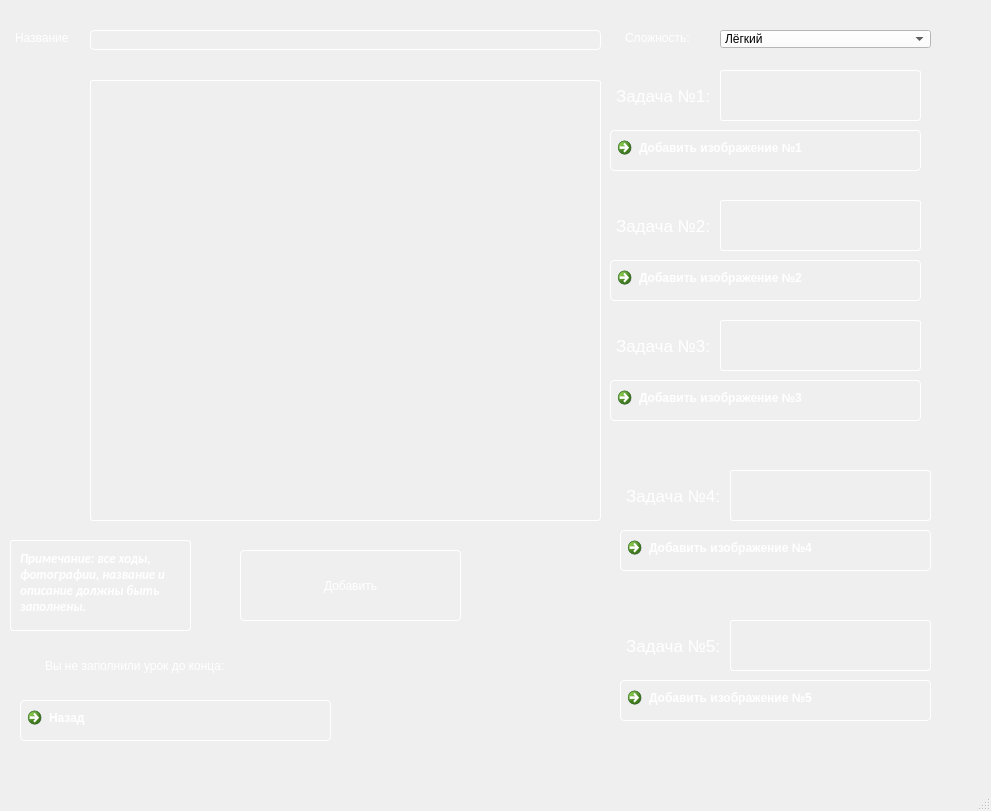
<?xml version="1.0" encoding="UTF-8"?>
<ui version="4.0">
 <class>MainWindow</class>
 <widget class="QMainWindow" name="MainWindow">
  <property name="geometry">
   <rect>
    <x>0</x>
    <y>0</y>
    <width>991</width>
    <height>811</height>
   </rect>
  </property>
  <property name="windowTitle">
   <string>MainWindow</string>
  </property>
  <widget class="QWidget" name="centralwidget">
   <widget class="QLineEdit" name="name">
    <property name="geometry">
     <rect>
      <x>90</x>
      <y>30</y>
      <width>511</width>
      <height>20</height>
     </rect>
    </property>
    <property name="styleSheet">
     <string notr="true">QLineEdit {
    background: transparent;    /* Прозрачный фон */
    color: white;              /* Белый текст */
    border: 1px solid white;   /* Белая рамка */
    border-radius: 4px;        /* Закругленные углы */
    padding: 5px 10px;         /* Отступы внутри */
}

/* Эффекты при взаимодействии */
QLineEdit:hover {
    border: 1px solid #cccccc; /* Светлая рамка при наведении */
}

QLineEdit:focus {
    border: 1px solid #ffffff; /* Яркая рамка при фокусе */
}</string>
    </property>
   </widget>
   <widget class="QLabel" name="label">
    <property name="geometry">
     <rect>
      <x>10</x>
      <y>30</y>
      <width>61</width>
      <height>16</height>
     </rect>
    </property>
    <property name="styleSheet">
     <string notr="true">QLabel {
    background: transparent;  /* Прозрачный фон */
    color: white;            /* Белый текст */
    border: none;           /* Без рамки */
    padding: 2px;           /* Небольшой отступ */
}

/* Для QLabel с картинкой (если нужно) */
QLabel[hasImage=&quot;true&quot;] {
    qproperty-alignment: AlignCenter;  /* Выравнивание по центру */
}</string>
    </property>
    <property name="text">
     <string>Название</string>
    </property>
   </widget>
   <widget class="QTextEdit" name="info">
    <property name="geometry">
     <rect>
      <x>90</x>
      <y>80</y>
      <width>511</width>
      <height>441</height>
     </rect>
    </property>
    <property name="styleSheet">
     <string notr="true">/* Основной стиль текстового поля */
QTextEdit {
    background: transparent;    /* Полностью прозрачный фон */
    color: white;              /* Белый текст */
    border: 1px solid white;   /* Четкая белая граница */
    border-radius: 3px;        /* Легкое скругление углов */
    padding: 5px;             /* Отступ текста от границ */
}

/* Стиль при фокусе (граница становится ярче) */
QTextEdit:focus {
    border: 1px solid #ffffff; /* Ярко-белая граница */
}

/* Стиль полосы прокрутки (необязательно) */
QScrollBar:vertical {
    background: transparent;
    width: 8px;
}
QScrollBar::handle:vertical {
    background: rgba(255, 255, 255, 0.3);
}</string>
    </property>
   </widget>
   <widget class="QComboBox" name="diff">
    <property name="geometry">
     <rect>
      <x>720</x>
      <y>30</y>
      <width>211</width>
      <height>18</height>
     </rect>
    </property>
    <property name="font">
     <font>
      <family>Yu Gothic UI</family>
     </font>
    </property>
    <property name="styleSheet">
     <string notr="true">background-color: rgb(255, 255, 255);</string>
    </property>
    <item>
     <property name="text">
      <string>Лёгкий</string>
     </property>
    </item>
    <item>
     <property name="text">
      <string>Нормальный</string>
     </property>
    </item>
    <item>
     <property name="text">
      <string>Сложный</string>
     </property>
    </item>
   </widget>
   <widget class="QLabel" name="label_2">
    <property name="geometry">
     <rect>
      <x>620</x>
      <y>30</y>
      <width>71</width>
      <height>16</height>
     </rect>
    </property>
    <property name="styleSheet">
     <string notr="true">QLabel {
    background: transparent;  /* Прозрачный фон */
    color: white;            /* Белый текст */
    border: none;           /* Без рамки */
    padding: 2px;           /* Небольшой отступ */
}

/* Для QLabel с картинкой (если нужно) */
QLabel[hasImage=&quot;true&quot;] {
    qproperty-alignment: AlignCenter;  /* Выравнивание по центру */
}</string>
    </property>
    <property name="text">
     <string>Сложность:</string>
    </property>
   </widget>
   <widget class="QTextEdit" name="xod1">
    <property name="enabled">
     <bool>true</bool>
    </property>
    <property name="geometry">
     <rect>
      <x>720</x>
      <y>70</y>
      <width>201</width>
      <height>51</height>
     </rect>
    </property>
    <property name="styleSheet">
     <string notr="true">/* Основной стиль текстового поля */
QTextEdit {
    background: transparent;    /* Полностью прозрачный фон */
    color: white;              /* Белый текст */
    border: 1px solid white;   /* Четкая белая граница */
    border-radius: 3px;        /* Легкое скругление углов */
    padding: 5px;             /* Отступ текста от границ */
}

/* Стиль при фокусе (граница становится ярче) */
QTextEdit:focus {
    border: 1px solid #ffffff; /* Ярко-белая граница */
}

/* Стиль полосы прокрутки (необязательно) */
QScrollBar:vertical {
    background: transparent;
    width: 8px;
}
QScrollBar::handle:vertical {
    background: rgba(255, 255, 255, 0.3);
}</string>
    </property>
    <property name="html">
     <string>&lt;!DOCTYPE HTML PUBLIC &quot;-//W3C//DTD HTML 4.0//EN&quot; &quot;http://www.w3.org/TR/REC-html40/strict.dtd&quot;&gt;
&lt;html&gt;&lt;head&gt;&lt;meta name=&quot;qrichtext&quot; content=&quot;1&quot; /&gt;&lt;style type=&quot;text/css&quot;&gt;
p, li { white-space: pre-wrap; }
&lt;/style&gt;&lt;/head&gt;&lt;body style=&quot; font-family:'MS Shell Dlg 2'; font-size:8.25pt; font-weight:400; font-style:normal;&quot;&gt;
&lt;p style=&quot;-qt-paragraph-type:empty; margin-top:0px; margin-bottom:0px; margin-left:0px; margin-right:0px; -qt-block-indent:0; text-indent:0px;&quot;&gt;&lt;br /&gt;&lt;/p&gt;&lt;/body&gt;&lt;/html&gt;</string>
    </property>
   </widget>
   <widget class="QCommandLinkButton" name="commandLinkButton1">
    <property name="geometry">
     <rect>
      <x>610</x>
      <y>130</y>
      <width>311</width>
      <height>41</height>
     </rect>
    </property>
    <property name="styleSheet">
     <string notr="true">QPushButton {
    background: transparent;    /* Полная прозрачность фона */
    color: white;              /* Белый текст */
    border: 1px solid white;   /* Белая рамка (опционально) */
    border-radius: 4px;        /* Закругленные углы */
    padding: 5px 10px;         /* Отступы внутри кнопки */
}

/* Эффект при наведении курсора */
QPushButton:hover {
    background: rgba(255, 255, 255, 0.1);  /* Легкая подсветка */
}

/* Эффект при нажатии */
QPushButton:pressed {
    background: rgba(255, 255, 255, 0.2);  /* Затемнение */
}</string>
    </property>
    <property name="text">
     <string>Добавить изображение №1</string>
    </property>
    <property name="icon">
     <iconset>
      <normaloff>../sup/plus.png</normaloff>../sup/plus.png</iconset>
    </property>
    <property name="iconSize">
     <size>
      <width>50</width>
      <height>50</height>
     </size>
    </property>
   </widget>
   <widget class="QLabel" name="label_3">
    <property name="geometry">
     <rect>
      <x>610</x>
      <y>80</y>
      <width>101</width>
      <height>31</height>
     </rect>
    </property>
    <property name="font">
     <font>
      <pointsize>13</pointsize>
     </font>
    </property>
    <property name="styleSheet">
     <string notr="true">QLabel {
    background: transparent;  /* Прозрачный фон */
    color: white;            /* Белый текст */
    border: none;           /* Без рамки */
    padding: 2px;           /* Небольшой отступ */
}

/* Для QLabel с картинкой (если нужно) */
QLabel[hasImage=&quot;true&quot;] {
    qproperty-alignment: AlignCenter;  /* Выравнивание по центру */
}</string>
    </property>
    <property name="text">
     <string>Задача №1:</string>
    </property>
   </widget>
   <widget class="QTextEdit" name="xod2">
    <property name="enabled">
     <bool>true</bool>
    </property>
    <property name="geometry">
     <rect>
      <x>720</x>
      <y>200</y>
      <width>201</width>
      <height>51</height>
     </rect>
    </property>
    <property name="styleSheet">
     <string notr="true">/* Основной стиль текстового поля */
QTextEdit {
    background: transparent;    /* Полностью прозрачный фон */
    color: white;              /* Белый текст */
    border: 1px solid white;   /* Четкая белая граница */
    border-radius: 3px;        /* Легкое скругление углов */
    padding: 5px;             /* Отступ текста от границ */
}

/* Стиль при фокусе (граница становится ярче) */
QTextEdit:focus {
    border: 1px solid #ffffff; /* Ярко-белая граница */
}

/* Стиль полосы прокрутки (необязательно) */
QScrollBar:vertical {
    background: transparent;
    width: 8px;
}
QScrollBar::handle:vertical {
    background: rgba(255, 255, 255, 0.3);
}</string>
    </property>
    <property name="html">
     <string>&lt;!DOCTYPE HTML PUBLIC &quot;-//W3C//DTD HTML 4.0//EN&quot; &quot;http://www.w3.org/TR/REC-html40/strict.dtd&quot;&gt;
&lt;html&gt;&lt;head&gt;&lt;meta name=&quot;qrichtext&quot; content=&quot;1&quot; /&gt;&lt;style type=&quot;text/css&quot;&gt;
p, li { white-space: pre-wrap; }
&lt;/style&gt;&lt;/head&gt;&lt;body style=&quot; font-family:'MS Shell Dlg 2'; font-size:8.25pt; font-weight:400; font-style:normal;&quot;&gt;
&lt;p style=&quot;-qt-paragraph-type:empty; margin-top:0px; margin-bottom:0px; margin-left:0px; margin-right:0px; -qt-block-indent:0; text-indent:0px;&quot;&gt;&lt;br /&gt;&lt;/p&gt;&lt;/body&gt;&lt;/html&gt;</string>
    </property>
   </widget>
   <widget class="QLabel" name="label_4">
    <property name="geometry">
     <rect>
      <x>610</x>
      <y>210</y>
      <width>101</width>
      <height>31</height>
     </rect>
    </property>
    <property name="font">
     <font>
      <pointsize>13</pointsize>
     </font>
    </property>
    <property name="styleSheet">
     <string notr="true">QLabel {
    background: transparent;  /* Прозрачный фон */
    color: white;            /* Белый текст */
    border: none;           /* Без рамки */
    padding: 2px;           /* Небольшой отступ */
}

/* Для QLabel с картинкой (если нужно) */
QLabel[hasImage=&quot;true&quot;] {
    qproperty-alignment: AlignCenter;  /* Выравнивание по центру */
}</string>
    </property>
    <property name="text">
     <string>Задача №2:</string>
    </property>
   </widget>
   <widget class="QCommandLinkButton" name="commandLinkButton2">
    <property name="geometry">
     <rect>
      <x>610</x>
      <y>260</y>
      <width>311</width>
      <height>41</height>
     </rect>
    </property>
    <property name="styleSheet">
     <string notr="true">QPushButton {
    background: transparent;    /* Полная прозрачность фона */
    color: white;              /* Белый текст */
    border: 1px solid white;   /* Белая рамка (опционально) */
    border-radius: 4px;        /* Закругленные углы */
    padding: 5px 10px;         /* Отступы внутри кнопки */
}

/* Эффект при наведении курсора */
QPushButton:hover {
    background: rgba(255, 255, 255, 0.1);  /* Легкая подсветка */
}

/* Эффект при нажатии */
QPushButton:pressed {
    background: rgba(255, 255, 255, 0.2);  /* Затемнение */
}</string>
    </property>
    <property name="text">
     <string>Добавить изображение №2</string>
    </property>
    <property name="icon">
     <iconset>
      <normaloff>../sup/plus.png</normaloff>../sup/plus.png</iconset>
    </property>
    <property name="iconSize">
     <size>
      <width>50</width>
      <height>50</height>
     </size>
    </property>
   </widget>
   <widget class="QTextEdit" name="xod3">
    <property name="enabled">
     <bool>true</bool>
    </property>
    <property name="geometry">
     <rect>
      <x>720</x>
      <y>320</y>
      <width>201</width>
      <height>51</height>
     </rect>
    </property>
    <property name="styleSheet">
     <string notr="true">/* Основной стиль текстового поля */
QTextEdit {
    background: transparent;    /* Полностью прозрачный фон */
    color: white;              /* Белый текст */
    border: 1px solid white;   /* Четкая белая граница */
    border-radius: 3px;        /* Легкое скругление углов */
    padding: 5px;             /* Отступ текста от границ */
}

/* Стиль при фокусе (граница становится ярче) */
QTextEdit:focus {
    border: 1px solid #ffffff; /* Ярко-белая граница */
}

/* Стиль полосы прокрутки (необязательно) */
QScrollBar:vertical {
    background: transparent;
    width: 8px;
}
QScrollBar::handle:vertical {
    background: rgba(255, 255, 255, 0.3);
}</string>
    </property>
    <property name="html">
     <string>&lt;!DOCTYPE HTML PUBLIC &quot;-//W3C//DTD HTML 4.0//EN&quot; &quot;http://www.w3.org/TR/REC-html40/strict.dtd&quot;&gt;
&lt;html&gt;&lt;head&gt;&lt;meta name=&quot;qrichtext&quot; content=&quot;1&quot; /&gt;&lt;style type=&quot;text/css&quot;&gt;
p, li { white-space: pre-wrap; }
&lt;/style&gt;&lt;/head&gt;&lt;body style=&quot; font-family:'MS Shell Dlg 2'; font-size:8.25pt; font-weight:400; font-style:normal;&quot;&gt;
&lt;p style=&quot;-qt-paragraph-type:empty; margin-top:0px; margin-bottom:0px; margin-left:0px; margin-right:0px; -qt-block-indent:0; text-indent:0px;&quot;&gt;&lt;br /&gt;&lt;/p&gt;&lt;/body&gt;&lt;/html&gt;</string>
    </property>
   </widget>
   <widget class="QLabel" name="label_5">
    <property name="geometry">
     <rect>
      <x>610</x>
      <y>330</y>
      <width>101</width>
      <height>31</height>
     </rect>
    </property>
    <property name="font">
     <font>
      <pointsize>13</pointsize>
     </font>
    </property>
    <property name="styleSheet">
     <string notr="true">QLabel {
    background: transparent;  /* Прозрачный фон */
    color: white;            /* Белый текст */
    border: none;           /* Без рамки */
    padding: 2px;           /* Небольшой отступ */
}

/* Для QLabel с картинкой (если нужно) */
QLabel[hasImage=&quot;true&quot;] {
    qproperty-alignment: AlignCenter;  /* Выравнивание по центру */
}</string>
    </property>
    <property name="text">
     <string>Задача №3:</string>
    </property>
   </widget>
   <widget class="QCommandLinkButton" name="commandLinkButton3">
    <property name="geometry">
     <rect>
      <x>610</x>
      <y>380</y>
      <width>311</width>
      <height>41</height>
     </rect>
    </property>
    <property name="styleSheet">
     <string notr="true">QPushButton {
    background: transparent;    /* Полная прозрачность фона */
    color: white;              /* Белый текст */
    border: 1px solid white;   /* Белая рамка (опционально) */
    border-radius: 4px;        /* Закругленные углы */
    padding: 5px 10px;         /* Отступы внутри кнопки */
}

/* Эффект при наведении курсора */
QPushButton:hover {
    background: rgba(255, 255, 255, 0.1);  /* Легкая подсветка */
}

/* Эффект при нажатии */
QPushButton:pressed {
    background: rgba(255, 255, 255, 0.2);  /* Затемнение */
}</string>
    </property>
    <property name="text">
     <string>Добавить изображение №3</string>
    </property>
    <property name="icon">
     <iconset>
      <normaloff>../sup/plus.png</normaloff>../sup/plus.png</iconset>
    </property>
    <property name="iconSize">
     <size>
      <width>50</width>
      <height>50</height>
     </size>
    </property>
   </widget>
   <widget class="QTextEdit" name="xod4">
    <property name="enabled">
     <bool>true</bool>
    </property>
    <property name="geometry">
     <rect>
      <x>730</x>
      <y>470</y>
      <width>201</width>
      <height>51</height>
     </rect>
    </property>
    <property name="styleSheet">
     <string notr="true">/* Основной стиль текстового поля */
QTextEdit {
    background: transparent;    /* Полностью прозрачный фон */
    color: white;              /* Белый текст */
    border: 1px solid white;   /* Четкая белая граница */
    border-radius: 3px;        /* Легкое скругление углов */
    padding: 5px;             /* Отступ текста от границ */
}

/* Стиль при фокусе (граница становится ярче) */
QTextEdit:focus {
    border: 1px solid #ffffff; /* Ярко-белая граница */
}

/* Стиль полосы прокрутки (необязательно) */
QScrollBar:vertical {
    background: transparent;
    width: 8px;
}
QScrollBar::handle:vertical {
    background: rgba(255, 255, 255, 0.3);
}</string>
    </property>
    <property name="html">
     <string>&lt;!DOCTYPE HTML PUBLIC &quot;-//W3C//DTD HTML 4.0//EN&quot; &quot;http://www.w3.org/TR/REC-html40/strict.dtd&quot;&gt;
&lt;html&gt;&lt;head&gt;&lt;meta name=&quot;qrichtext&quot; content=&quot;1&quot; /&gt;&lt;style type=&quot;text/css&quot;&gt;
p, li { white-space: pre-wrap; }
&lt;/style&gt;&lt;/head&gt;&lt;body style=&quot; font-family:'MS Shell Dlg 2'; font-size:8.25pt; font-weight:400; font-style:normal;&quot;&gt;
&lt;p style=&quot;-qt-paragraph-type:empty; margin-top:0px; margin-bottom:0px; margin-left:0px; margin-right:0px; -qt-block-indent:0; text-indent:0px;&quot;&gt;&lt;br /&gt;&lt;/p&gt;&lt;/body&gt;&lt;/html&gt;</string>
    </property>
   </widget>
   <widget class="QLabel" name="label_6">
    <property name="geometry">
     <rect>
      <x>620</x>
      <y>480</y>
      <width>101</width>
      <height>31</height>
     </rect>
    </property>
    <property name="font">
     <font>
      <pointsize>13</pointsize>
     </font>
    </property>
    <property name="styleSheet">
     <string notr="true">QLabel {
    background: transparent;  /* Прозрачный фон */
    color: white;            /* Белый текст */
    border: none;           /* Без рамки */
    padding: 2px;           /* Небольшой отступ */
}

/* Для QLabel с картинкой (если нужно) */
QLabel[hasImage=&quot;true&quot;] {
    qproperty-alignment: AlignCenter;  /* Выравнивание по центру */
}</string>
    </property>
    <property name="text">
     <string>Задача №4:</string>
    </property>
   </widget>
   <widget class="QTextEdit" name="xod5">
    <property name="enabled">
     <bool>true</bool>
    </property>
    <property name="geometry">
     <rect>
      <x>730</x>
      <y>620</y>
      <width>201</width>
      <height>51</height>
     </rect>
    </property>
    <property name="styleSheet">
     <string notr="true">/* Основной стиль текстового поля */
QTextEdit {
    background: transparent;    /* Полностью прозрачный фон */
    color: white;              /* Белый текст */
    border: 1px solid white;   /* Четкая белая граница */
    border-radius: 3px;        /* Легкое скругление углов */
    padding: 5px;             /* Отступ текста от границ */
}

/* Стиль при фокусе (граница становится ярче) */
QTextEdit:focus {
    border: 1px solid #ffffff; /* Ярко-белая граница */
}

/* Стиль полосы прокрутки (необязательно) */
QScrollBar:vertical {
    background: transparent;
    width: 8px;
}
QScrollBar::handle:vertical {
    background: rgba(255, 255, 255, 0.3);
}</string>
    </property>
    <property name="html">
     <string>&lt;!DOCTYPE HTML PUBLIC &quot;-//W3C//DTD HTML 4.0//EN&quot; &quot;http://www.w3.org/TR/REC-html40/strict.dtd&quot;&gt;
&lt;html&gt;&lt;head&gt;&lt;meta name=&quot;qrichtext&quot; content=&quot;1&quot; /&gt;&lt;style type=&quot;text/css&quot;&gt;
p, li { white-space: pre-wrap; }
&lt;/style&gt;&lt;/head&gt;&lt;body style=&quot; font-family:'MS Shell Dlg 2'; font-size:8.25pt; font-weight:400; font-style:normal;&quot;&gt;
&lt;p style=&quot;-qt-paragraph-type:empty; margin-top:0px; margin-bottom:0px; margin-left:0px; margin-right:0px; -qt-block-indent:0; text-indent:0px;&quot;&gt;&lt;br /&gt;&lt;/p&gt;&lt;/body&gt;&lt;/html&gt;</string>
    </property>
   </widget>
   <widget class="QLabel" name="label_7">
    <property name="geometry">
     <rect>
      <x>620</x>
      <y>630</y>
      <width>101</width>
      <height>31</height>
     </rect>
    </property>
    <property name="font">
     <font>
      <pointsize>13</pointsize>
     </font>
    </property>
    <property name="styleSheet">
     <string notr="true">QLabel {
    background: transparent;  /* Прозрачный фон */
    color: white;            /* Белый текст */
    border: none;           /* Без рамки */
    padding: 2px;           /* Небольшой отступ */
}

/* Для QLabel с картинкой (если нужно) */
QLabel[hasImage=&quot;true&quot;] {
    qproperty-alignment: AlignCenter;  /* Выравнивание по центру */
}</string>
    </property>
    <property name="text">
     <string>Задача №5:</string>
    </property>
   </widget>
   <widget class="QCommandLinkButton" name="commandLinkButton4">
    <property name="geometry">
     <rect>
      <x>620</x>
      <y>530</y>
      <width>311</width>
      <height>41</height>
     </rect>
    </property>
    <property name="styleSheet">
     <string notr="true">QPushButton {
    background: transparent;    /* Полная прозрачность фона */
    color: white;              /* Белый текст */
    border: 1px solid white;   /* Белая рамка (опционально) */
    border-radius: 4px;        /* Закругленные углы */
    padding: 5px 10px;         /* Отступы внутри кнопки */
}

/* Эффект при наведении курсора */
QPushButton:hover {
    background: rgba(255, 255, 255, 0.1);  /* Легкая подсветка */
}

/* Эффект при нажатии */
QPushButton:pressed {
    background: rgba(255, 255, 255, 0.2);  /* Затемнение */
}</string>
    </property>
    <property name="text">
     <string>Добавить изображение №4</string>
    </property>
    <property name="icon">
     <iconset>
      <normaloff>../sup/plus.png</normaloff>../sup/plus.png</iconset>
    </property>
    <property name="iconSize">
     <size>
      <width>50</width>
      <height>50</height>
     </size>
    </property>
   </widget>
   <widget class="QPushButton" name="addbtn">
    <property name="geometry">
     <rect>
      <x>240</x>
      <y>550</y>
      <width>221</width>
      <height>71</height>
     </rect>
    </property>
    <property name="styleSheet">
     <string notr="true">QPushButton {
    background: transparent;    /* Полная прозрачность фона */
    color: white;              /* Белый текст */
    border: 1px solid white;   /* Белая рамка (опционально) */
    border-radius: 4px;        /* Закругленные углы */
    padding: 5px 10px;         /* Отступы внутри кнопки */
}

/* Эффект при наведении курсора */
QPushButton:hover {
    background: rgba(255, 255, 255, 0.1);  /* Легкая подсветка */
}

/* Эффект при нажатии */
QPushButton:pressed {
    background: rgba(255, 255, 255, 0.2);  /* Затемнение */
}</string>
    </property>
    <property name="text">
     <string>Добавить</string>
    </property>
   </widget>
   <widget class="QLabel" name="lab">
    <property name="geometry">
     <rect>
      <x>40</x>
      <y>650</y>
      <width>471</width>
      <height>31</height>
     </rect>
    </property>
    <property name="styleSheet">
     <string notr="true">QLabel {
    background: transparent;  /* Прозрачный фон */
    color: white;            /* Белый текст */
    border: none;           /* Без рамки */
    padding: 2px;           /* Небольшой отступ */
}

/* Для QLabel с картинкой (если нужно) */
QLabel[hasImage=&quot;true&quot;] {
    qproperty-alignment: AlignCenter;  /* Выравнивание по центру */
}</string>
    </property>
    <property name="text">
     <string>Вы не заполнили урок до конца: </string>
    </property>
   </widget>
   <widget class="QTextEdit" name="textEdit">
    <property name="geometry">
     <rect>
      <x>10</x>
      <y>540</y>
      <width>181</width>
      <height>91</height>
     </rect>
    </property>
    <property name="font">
     <font>
      <family>Calibri</family>
      <pointsize>14</pointsize>
      <weight>50</weight>
      <italic>false</italic>
      <bold>false</bold>
      <underline>false</underline>
     </font>
    </property>
    <property name="styleSheet">
     <string notr="true">/* Основной стиль текстового поля */
QTextEdit {
    background: transparent;    /* Полностью прозрачный фон */
    color: white;              /* Белый текст */
    border: 1px solid white;   /* Четкая белая граница */
    border-radius: 3px;        /* Легкое скругление углов */
    padding: 5px;             /* Отступ текста от границ */
}

/* Стиль при фокусе (граница становится ярче) */
QTextEdit:focus {
    border: 1px solid #ffffff; /* Ярко-белая граница */
}

/* Стиль полосы прокрутки (необязательно) */
QScrollBar:vertical {
    background: transparent;
    width: 8px;
}
QScrollBar::handle:vertical {
    background: rgba(255, 255, 255, 0.3);
}</string>
    </property>
    <property name="readOnly">
     <bool>true</bool>
    </property>
    <property name="html">
     <string>&lt;!DOCTYPE HTML PUBLIC &quot;-//W3C//DTD HTML 4.0//EN&quot; &quot;http://www.w3.org/TR/REC-html40/strict.dtd&quot;&gt;
&lt;html&gt;&lt;head&gt;&lt;meta name=&quot;qrichtext&quot; content=&quot;1&quot; /&gt;&lt;style type=&quot;text/css&quot;&gt;
p, li { white-space: pre-wrap; }
&lt;/style&gt;&lt;/head&gt;&lt;body style=&quot; font-family:'Calibri'; font-size:14pt; font-weight:400; font-style:normal;&quot;&gt;
&lt;p style=&quot; margin-top:0px; margin-bottom:0px; margin-left:0px; margin-right:0px; -qt-block-indent:0; text-indent:0px;&quot;&gt;&lt;span style=&quot; font-family:'MS Shell Dlg 2'; font-size:10pt; font-weight:600; font-style:italic;&quot;&gt;Примечание: все ходы, фотографии, название и описание должны быть заполнены.&lt;/span&gt;&lt;/p&gt;&lt;/body&gt;&lt;/html&gt;</string>
    </property>
   </widget>
   <widget class="QCommandLinkButton" name="commandLinkButton5">
    <property name="geometry">
     <rect>
      <x>620</x>
      <y>680</y>
      <width>311</width>
      <height>41</height>
     </rect>
    </property>
    <property name="styleSheet">
     <string notr="true">QPushButton {
    background: transparent;    /* Полная прозрачность фона */
    color: white;              /* Белый текст */
    border: 1px solid white;   /* Белая рамка (опционально) */
    border-radius: 4px;        /* Закругленные углы */
    padding: 5px 10px;         /* Отступы внутри кнопки */
}

/* Эффект при наведении курсора */
QPushButton:hover {
    background: rgba(255, 255, 255, 0.1);  /* Легкая подсветка */
}

/* Эффект при нажатии */
QPushButton:pressed {
    background: rgba(255, 255, 255, 0.2);  /* Затемнение */
}</string>
    </property>
    <property name="text">
     <string>Добавить изображение №5</string>
    </property>
    <property name="icon">
     <iconset>
      <normaloff>../sup/plus.png</normaloff>../sup/plus.png</iconset>
    </property>
    <property name="iconSize">
     <size>
      <width>50</width>
      <height>50</height>
     </size>
    </property>
   </widget>
   <widget class="QCommandLinkButton" name="commandLinkButton">
    <property name="geometry">
     <rect>
      <x>20</x>
      <y>700</y>
      <width>311</width>
      <height>41</height>
     </rect>
    </property>
    <property name="styleSheet">
     <string notr="true">QPushButton {
    background: transparent;    /* Полная прозрачность фона */
    color: white;              /* Белый текст */
    border: 1px solid white;   /* Белая рамка (опционально) */
    border-radius: 4px;        /* Закругленные углы */
    padding: 5px 10px;         /* Отступы внутри кнопки */
}

/* Эффект при наведении курсора */
QPushButton:hover {
    background: rgba(255, 255, 255, 0.1);  /* Легкая подсветка */
}

/* Эффект при нажатии */
QPushButton:pressed {
    background: rgba(255, 255, 255, 0.2);  /* Затемнение */
}</string>
    </property>
    <property name="text">
     <string>Назад</string>
    </property>
    <property name="icon">
     <iconset>
      <normaloff>../sup/plus.png</normaloff>../sup/plus.png</iconset>
    </property>
    <property name="iconSize">
     <size>
      <width>50</width>
      <height>50</height>
     </size>
    </property>
   </widget>
  </widget>
  <widget class="QMenuBar" name="menubar">
   <property name="geometry">
    <rect>
     <x>0</x>
     <y>0</y>
     <width>991</width>
     <height>21</height>
    </rect>
   </property>
  </widget>
  <widget class="QStatusBar" name="statusbar"/>
 </widget>
 <resources/>
 <connections/>
</ui>
